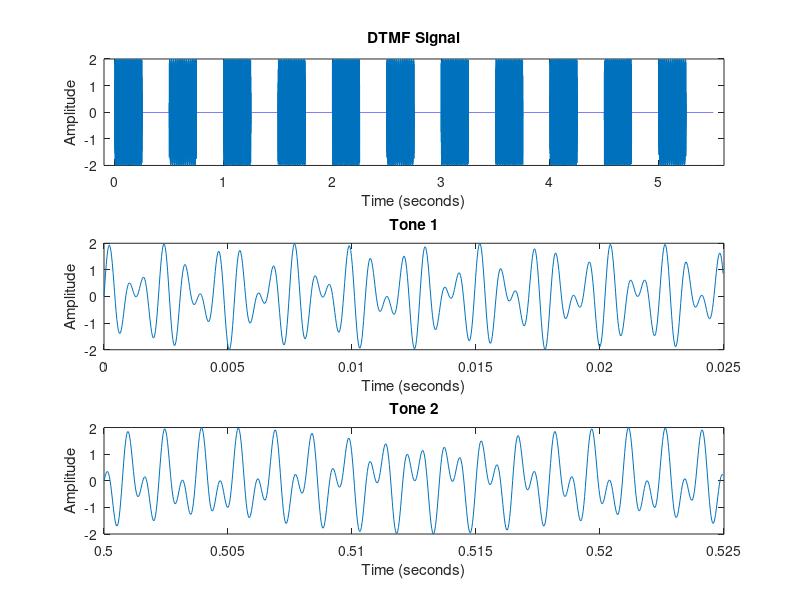

The MATLAB source for this figure: (Note: this script raises an error after producing the figure.)
%% Question 1
clc
clear all
close all

digitsPerNumber = 11;
% generate a random number
phone_number = [0, 2, 0, randi([0 9], 1, 8)];
% number used for analysis
phone_number = [ 0 2 0 1 8 2 1 1 0 9 2];
fsamp = 32768; % in Hz
secondsPerTone = 0.25;
samplesPerTone = int32(fsamp * secondsPerTone);
samplesPerDigit = 2 * samplesPerTone;

% Map of digits to frequencies
freq_map = containers.Map({ ...
    '1', '2', '3', '4', '5', '6', '7', '8', '9', '*', '0', '#' ...
}, { ...
    [697, 1209], [697, 1336], [697, 1477], [770, 1209], [770, 1336], [770, 1477], ...
    [852, 1209], [852, 1336], [852, 1477], [941, 1209], [941, 1336], [941, 1477] ...
});


% initialise sequence y
y = zeros(samplesPerDigit * digitsPerNumber, 1);
% each number pressed for 0.25s then silent for 0.25s
for i=1:length(phone_number)    
    digit = int2str(phone_number(i));
    freqOfTone = freq_map(digit);
    f1 = freqOfTone(1);
    f2 = freqOfTone(2);
    
    startIndex = 1 + samplesPerDigit * (i-1);
    endIndex = samplesPerTone + samplesPerDigit * (i-1);
    n = double(startIndex:endIndex);
    y(n) = sin(2*pi*f1 * (n-1)/fsamp) + sin(2*pi*f2 * (n-1)/fsamp);
    
end


t = (0:length(y)-1)/fsamp;
alpha = 0.1; % only plot part of the tone
Tone1 = 1:samplesPerTone * alpha;
Tone2 = samplesPerDigit+1: samplesPerDigit+samplesPerTone * alpha; 

figure;

% Subplot 1: Full DTMF Signal
subplot(3, 1, 1);
plot(t, y);
xlabel('Time (seconds)');
ylabel('Amplitude');
title('DTMF Signal');
xlim([-0.1, 5.6]);

% Subplot 2: Tone 1
subplot(3, 1, 2);
plot(t(Tone1), y(Tone1));
xlabel('Time (seconds)');
ylabel('Amplitude');
title('Tone 1');

% Subplot 3: Tone 2
subplot(3, 1, 3);
plot(t(Tone2), y(Tone2));
xlabel('Time (seconds)');
ylabel('Amplitude');
title('Tone 2');

%% Question 2

N = length(y);
overlap = 0;
figure;
spectrogram(y,hann(samplesPerTone), overlap,N,'yaxis');
ylim([0 0.15])
title('Spectrogram for the dial tone signal')


[s, f, t] = spectrogram(y,hann(samplesPerTone), overlap,N,'yaxis');
% plot the FFT of Tone 3 (number 0) and Tone 4 (number 1)
Tone3 = abs(s(:, 3*2-1));
Tone4 = abs(s(:, 4*2-1)); 

figure;
hold on;
plot(f, mag2db(Tone3), 'LineWidth', 2); % Increased LineWidth
plot(f, mag2db(Tone4), 'LineWidth', 2); % Increased LineWidth
xlim([0 0.5]);
xlabel('Normalized Frequency', 'FontSize', 14); % Increased FontSize
ylabel('Magnitude (dB)', 'FontSize', 14); % Increased FontSize
title('FFT of Tone 3 and Tone 4', 'FontSize', 16); % Increased FontSize
legend('Tone 3', 'Tone 4', 'FontSize', 12); % Increased FontSize
grid on;
hold off;


%% Question 4

% add noise to y to get z
var = 1;
z = y + randn(size(y)) * sqrt(var);



t = (0:length(z)-1)/fsamp;
alpha = 0.1; % only plot part of the tone
Tone1 = 1:samplesPerTone * alpha;
Tone2 = samplesPerDigit+1: samplesPerDigit+samplesPerTone * alpha; 

figure;

% Subplot 1: Full DTMF Signal
subplot(3, 1, 1);
plot(t, z);
xlabel('Time (seconds)');
ylabel('Amplitude');
title('DTMF Signal');
xlim([-0.1, 5.6]);

% Subplot 2: Tone 1
subplot(3, 1, 2);
plot(t(Tone1), z(Tone1));
xlabel('Time (seconds)');
ylabel('Amplitude');
title('Tone 1');

% Subplot 3: Tone 2
subplot(3, 1, 3);
plot(t(Tone2), z(Tone2));
xlabel('Time (seconds)');
ylabel('Amplitude');
title('Tone 2');

% plotting spectogram and PSD
N = length(z);
overlap = 0;
figure;
spectrogram(z,hann(samplesPerTone), overlap,N,'yaxis');
ylim([0 0.15])
title('Spectrogram for the dial tone signal')


[s, f, t] = spectrogram(z,hann(samplesPerTone), overlap,N,'yaxis');
% plot the FFT of Tone 3 (number 0) and Tone 4 (number 1)
Tone3 = abs(s(:, 3*2-1));
Tone4 = abs(s(:, 4*2-1)); 

figure;
hold on;
plot(f, mag2db(Tone3), 'LineWidth', 2); % Increased LineWidth
plot(f, mag2db(Tone4), 'LineWidth', 2); % Increased LineWidth
xlim([0 0.5]);
xlabel('Normalized Frequency', 'FontSize', 14); % Increased FontSize
ylabel('Magnitude (dB)', 'FontSize', 14); % Increased FontSize
title('FFT of Tone 3 and Tone 4', 'FontSize', 16); % Increased FontSize
legend('Tone 3', 'Tone 4', 'FontSize', 12); % Increased FontSize
grid on;
hold off;

%%

% Noise variances
variances = [0.05, 1, 5];

% Create a single figure for all plots
figure;

for i = 1:length(variances)
    var = variances(i);

    % Add noise to y to get z
    z = y + randn(size(y)) * sqrt(var);
    t = (0:length(z)-1)/fsamp;
    alpha = 0.1; % only plot part of the tone
    Tone1 = 1:samplesPerTone * alpha;
    Tone2 = samplesPerDigit+1: samplesPerDigit+samplesPerTone * alpha; 
    
    % --- Row 1: Tone 1 Plot ---
    subplot(3, length(variances), i); % 3 rows, num_vars columns, current plot index
    plot(t(Tone1), z(Tone1));
    xlabel('Time (seconds)');
    ylabel('Amplitude');
    title(['Tone 1 (var = ', num2str(var), ')']);

    % --- Row 2: Spectrogram Plot ---
    N = length(z);
    overlap = 0;
    subplot(3, length(variances), length(variances) + i); % 3 rows, num_vars columns, current plot index
    spectrogram(z, hann(samplesPerTone), overlap, N, 'yaxis');
    ylim([0 0.15]);
    title(['Spectrogram (var = ', num2str(var), ')']);
    xlabel('Time (seconds)');
    ylabel('Frequency (normalized)');
   

    % --- Row 3: FFT Plot ---
    [s, f, ~] = spectrogram(z, hann(samplesPerTone), overlap, N, 'yaxis');
    Tone3 = abs(s(:, 3*2-1));
    Tone4 = abs(s(:, 4*2-1)); 
    subplot(3, length(variances), 2 * length(variances) + i); % 3 rows, num_vars columns, current plot index
    hold on;
    plot(f, mag2db(Tone3), 'LineWidth', 2);
    plot(f, mag2db(Tone4), 'LineWidth', 2);
    xlim([0 0.5]);
    xlabel('Normalized Frequency', 'FontSize', 14);
    ylabel('Magnitude (dB)', 'FontSize', 14);
    title(['FFT (var = ', num2str(var), ')'], 'FontSize', 16);
    legend('Digit 0', 'Digit 1', 'FontSize', 12);
    grid on;
    hold off;
end